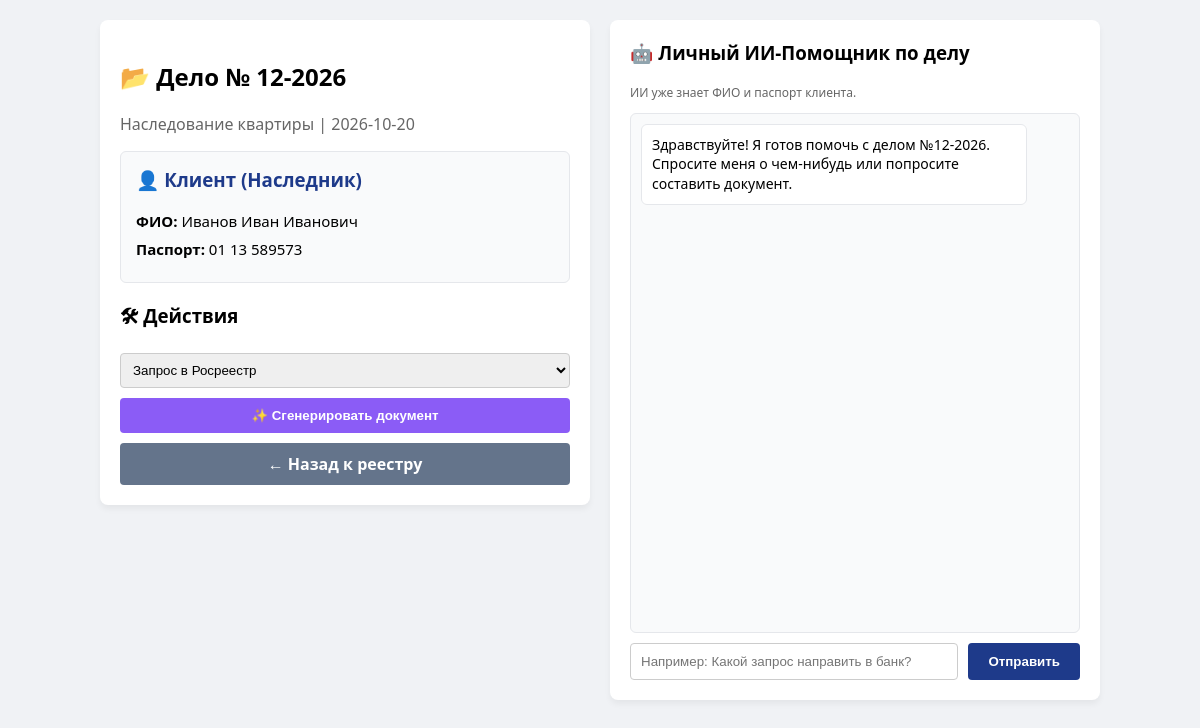
The app's page /case/1 with its own data.
### tables this page shows
CREATE TABLE cases (
            id INTEGER PRIMARY KEY AUTOINCREMENT,
            client_id INTEGER, case_number TEXT, description TEXT,
            status TEXT DEFAULT 'В работе', created_at TIMESTAMP DEFAULT CURRENT_TIMESTAMP,
            FOREIGN KEY(client_id) REFERENCES clients(id));

CREATE TABLE clients (
            id INTEGER PRIMARY KEY AUTOINCREMENT,
            full_name TEXT,
            series TEXT,
            number TEXT,
            created_at TIMESTAMP DEFAULT CURRENT_TIMESTAMP
        , phone TEXT, email TEXT);

### main.py (the view)
@app.get("/case/{case_id}", response_class=HTMLResponse)
def case_detail(request: Request, case_id: int):
    conn = sqlite3.connect('notary.db')
    query = '''SELECT c.id, c.case_number, c.description, c.status, c.created_at,
                      cl.full_name, cl.series, cl.number, cl.phone, cl.email
               FROM cases c JOIN clients cl ON c.client_id = cl.id WHERE c.id = ?'''
    case_data = conn.cursor().execute(query, (case_id,)).fetchone()
    conn.close()
    if not case_data: return HTMLResponse("Дело не найдено")
    case = {"id": case_data[0], "number": case_data[1], "description": case_data[2], "status": case_data[3], "date": case_data[4][:10], "client_name": case_data[5], "series": case_data[6], "number_pass": case_data[7], "phone": case_data[8], "email": case_data[9]}
    return templates.TemplateResponse(request=request, name="case_detail.html", context={"case": case})

### templates/case_detail.html (shortened to what this page needs)
<!DOCTYPE html>
<html lang="ru">
<head>
</head>
<body>
    <div class="container">
        <div class="left-panel">
            <h2>📂 Дело № {{ case.number }}</h2>
            <p style="color: #666;">{{ case.description }} | {{ case.date }}</p>
            <div class="client-card">
                <h3>👤 Клиент (Наследник)</h3>
                <p><b>ФИО:</b> {{ case.client_name }}</p>
                <p><b>Паспорт:</b> {{ case.series }} {{ case.number_pass }}</p>
            </div>
            <h3>🛠 Действия</h3>
            <div class="btn-group">
                <form method="post" action="/generate_case_doc/{{ case.id }}">
                    <select name="doc_type" style="width: 100%; padding: 8px; margin-bottom: 10px; border-radius: 4px; border: 1px solid #ccc;">
                        <option value="Запрос в Росреестр">Запрос в Росреестр</option>
                    </select>
                    <button type="submit" class="btn-doc" style="width: 100%; border: none; cursor: pointer;">✨ Сгенерировать документ</button>
                </form>
                <a href="/cases" class="btn-doc" style="background: #64748b;">← Назад к реестру</a>
            </div>
        </div>
        <div class="right-panel">
            <h3 style="margin-top:0;">🤖 Личный ИИ-Помощник по делу</h3>
            <p style="font-size: 12px; color: #666; margin-top: 0;">ИИ уже знает ФИО и паспорт клиента.</p>
            <div class="chat-box" id="chatBox">
                <div class="message ai-message">Здравствуйте! Я готов помочь с делом №{{ case.number }}. Спросите меня о чем-нибудь или попросите составить документ.</div>
            </div>
            <form class="chat-input" id="chatForm">
                <input type="text" id="userInput" placeholder="Например: Какой запрос направить в банк?" required autocomplete="off">
                <button type="submit">Отправить</button>
            </form>
        </div>
    </div>
</body>
</html>

### templates/case_detail.html (style rules this page uses)
body { font-family: 'Segoe UI', sans-serif; background: #f0f2f5; margin: 0; padding: 20px; }
.container { max-width: 1000px; margin: 0 auto; display: flex; gap: 20px; }
.left-panel { flex: 1; background: white; padding: 20px; border-radius: 8px; box-shadow: 0 4px 6px rgba(0,0,0,0.05); height: fit-content; }
.right-panel { flex: 1; background: white; padding: 20px; border-radius: 8px; box-shadow: 0 4px 6px rgba(0,0,0,0.05); display: flex; flex-direction: column; height: 80vh; }
.client-card { background: #f9fafb; border: 1px solid #e5e7eb; padding: 15px; border-radius: 6px; margin-bottom: 20px; }
.client-card h3 { margin-top: 0; color: #1e3a8a; }
.client-card p { margin: 8px 0; font-size: 15px; }
.btn-group { display: flex; flex-direction: column; gap: 10px; }
.btn-doc { background: #8b5cf6; color: white; text-align: center; text-decoration: none; padding: 10px; border-radius: 4px; font-weight: bold; }
.chat-box { flex: 1; padding: 10px; overflow-y: auto; display: flex; flex-direction: column; gap: 10px; background: #f9fafb; border: 1px solid #e5e7eb; border-radius: 6px; margin-bottom: 10px; }
.message { max-width: 85%; padding: 10px; border-radius: 6px; font-size: 14px; line-height: 1.4; white-space: pre-wrap; }
.ai-message { background: white; border: 1px solid #e5e7eb; align-self: flex-start; }
.chat-input { display: flex; gap: 10px; }
.chat-input input { flex: 1; padding: 10px; border: 1px solid #ccc; border-radius: 4px; }
.chat-input button { background: #1e3a8a; color: white; border: none; padding: 10px 20px; border-radius: 4px; cursor: pointer; font-weight: bold; }

### records on screen
cases: number "12-2026", description "Наследование квартиры"
clients: client_name "Иванов Иван Иванович", series "01 13", number_pass "589573"

### other values on screen
{{ case.date }} "2026-10-20"
